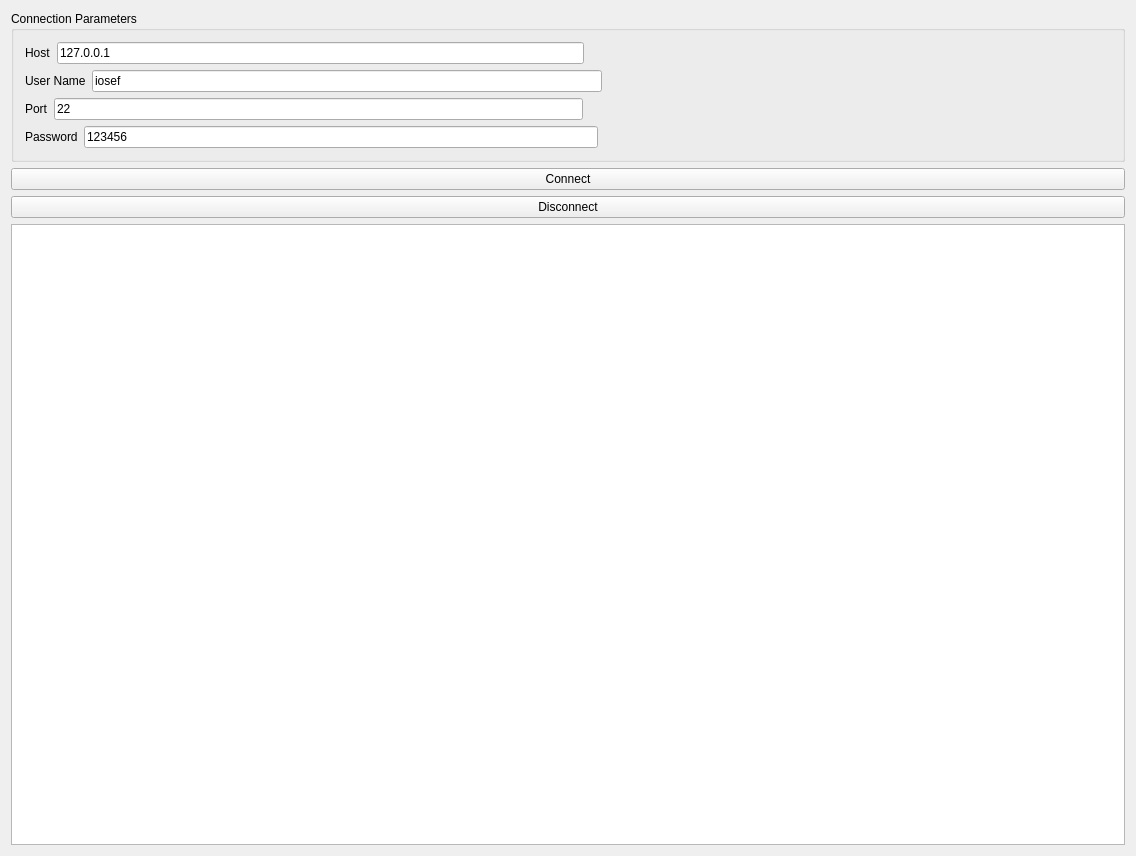
<?xml version="1.0" encoding="UTF-8"?>
<ui version="4.0">
 <class>WidgetMain</class>
 <widget class="QWidget" name="WidgetMain">
  <property name="geometry">
   <rect>
    <x>0</x>
    <y>0</y>
    <width>1136</width>
    <height>856</height>
   </rect>
  </property>
  <property name="windowTitle">
   <string>SSH Conection</string>
  </property>
  <layout class="QVBoxLayout" name="verticalLayout_3">
   <item>
    <layout class="QHBoxLayout" name="horizontalLayout_5">
     <item>
      <widget class="QGroupBox" name="groupBox">
       <property name="title">
        <string>Connection Parameters</string>
       </property>
       <layout class="QVBoxLayout" name="verticalLayout_2">
        <item>
         <layout class="QHBoxLayout" name="horizontalLayout">
          <item>
           <widget class="QLabel" name="label">
            <property name="text">
             <string>Host</string>
            </property>
           </widget>
          </item>
          <item>
           <widget class="QLineEdit" name="lineEditHost">
            <property name="text">
             <string>127.0.0.1</string>
            </property>
           </widget>
          </item>
          <item>
           <spacer name="horizontalSpacer">
            <property name="orientation">
             <enum>Qt::Horizontal</enum>
            </property>
            <property name="sizeHint" stdset="0">
             <size>
              <width>40</width>
              <height>20</height>
             </size>
            </property>
           </spacer>
          </item>
         </layout>
        </item>
        <item>
         <layout class="QHBoxLayout" name="horizontalLayout_2">
          <item>
           <widget class="QLabel" name="label_2">
            <property name="text">
             <string>User Name</string>
            </property>
           </widget>
          </item>
          <item>
           <widget class="QLineEdit" name="lineEditUserName">
            <property name="text">
             <string>iosef</string>
            </property>
           </widget>
          </item>
          <item>
           <spacer name="horizontalSpacer_2">
            <property name="orientation">
             <enum>Qt::Horizontal</enum>
            </property>
            <property name="sizeHint" stdset="0">
             <size>
              <width>40</width>
              <height>20</height>
             </size>
            </property>
           </spacer>
          </item>
         </layout>
        </item>
        <item>
         <layout class="QHBoxLayout" name="horizontalLayout_3">
          <item>
           <widget class="QLabel" name="label_3">
            <property name="text">
             <string>Port</string>
            </property>
           </widget>
          </item>
          <item>
           <widget class="QLineEdit" name="lineEditPort">
            <property name="text">
             <string>22</string>
            </property>
           </widget>
          </item>
          <item>
           <spacer name="horizontalSpacer_3">
            <property name="orientation">
             <enum>Qt::Horizontal</enum>
            </property>
            <property name="sizeHint" stdset="0">
             <size>
              <width>40</width>
              <height>20</height>
             </size>
            </property>
           </spacer>
          </item>
         </layout>
        </item>
        <item>
         <layout class="QHBoxLayout" name="horizontalLayout_4">
          <item>
           <widget class="QLabel" name="label_4">
            <property name="text">
             <string>Password</string>
            </property>
           </widget>
          </item>
          <item>
           <widget class="QLineEdit" name="lineEditPassword">
            <property name="text">
             <string>123456</string>
            </property>
           </widget>
          </item>
          <item>
           <spacer name="horizontalSpacer_4">
            <property name="orientation">
             <enum>Qt::Horizontal</enum>
            </property>
            <property name="sizeHint" stdset="0">
             <size>
              <width>40</width>
              <height>20</height>
             </size>
            </property>
           </spacer>
          </item>
         </layout>
        </item>
       </layout>
      </widget>
     </item>
    </layout>
   </item>
   <item>
    <widget class="QPushButton" name="btnConnect">
     <property name="text">
      <string>Connect</string>
     </property>
    </widget>
   </item>
   <item>
    <widget class="QPushButton" name="btnDisconnect">
     <property name="text">
      <string>Disconnect</string>
     </property>
    </widget>
   </item>
   <item>
    <widget class="QPlainTextEdit" name="plainTextEdit"/>
   </item>
  </layout>
 </widget>
 <layoutdefault spacing="6" margin="11"/>
 <resources/>
 <connections/>
</ui>
